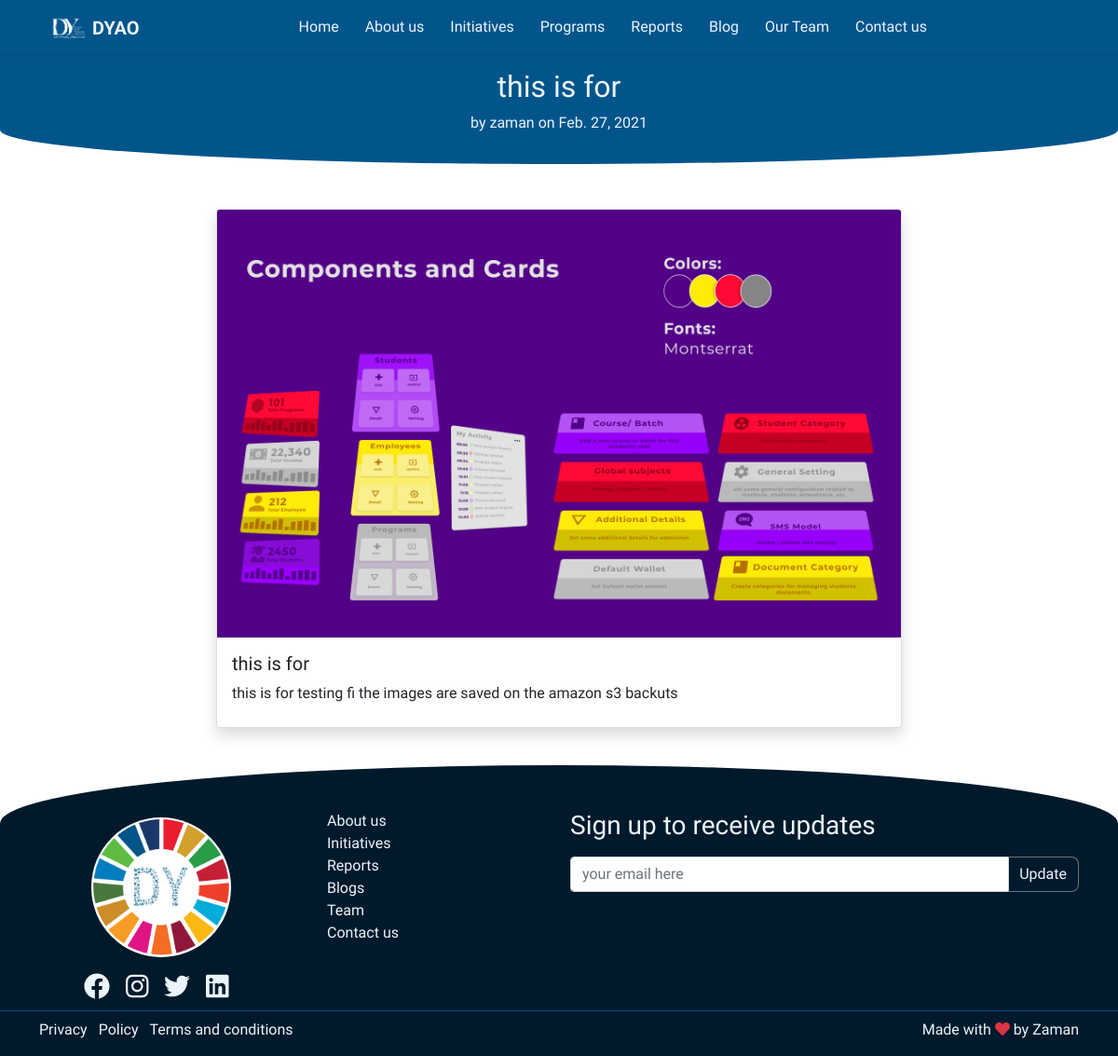
/blog/14, run on the app's committed database.
### website/models.py (models this page shows, shortened)
class Post(models.Model):
    title   = models.CharField(max_length=200)
    content = models.TextField()
    date_posted = models.DateField(default=timezone.now)
    abstract = models.TextField(null=True, blank=True)
    auther = models.ForeignKey(User, on_delete=models.CASCADE)
    photo = models.ImageField(default = 'post_photo.jpg', upload_to="post_pics", null=True, blank=True)

### website/views.py (the view)
# urls.py: path("blog/<int:pk>", PostDetailView.as_view(), name="blog-detail"),
class PostDetailView(DetailView):
    model = Post
    template_name = 'post_detail.html'

### templates/post_detail.html
{% extends 'base.html' %}
{% load static %}
{% block content %}
<div class="base-section">
    <div class="container">
       <div class="row">
           <div class="col-sm text-center">
               <h2>{{object.title}} </h2>
            <article> by {{object.auther}} on {{object.date_posted}}</article>
           </div>
       </div>
    </div>
</div>
<div class="container mt-5 mb-3">
    <div class="row">
        <div class="col col-lg-8 m-lg-auto">
            <div class="card shadow h-100 mb-4">
              <img src="{{ object.photo.url }}" class="card-img-top" alt="Peace ">
              <div class="card-body">
                <h5 class="card-title">{{object.title}}</h5>
                <article class="card-title" >
                    {{object.content}}
                </article>
              </div>
            </div>
        </div>
    </div>
</div>
{% endblock content %}

### data on the page
Post: title "this is for", auther "zaman", date_posted "Feb. 27, 2021", photo (picture), content "this is for testing fi the images are saved on the amazon s3 backuts"
